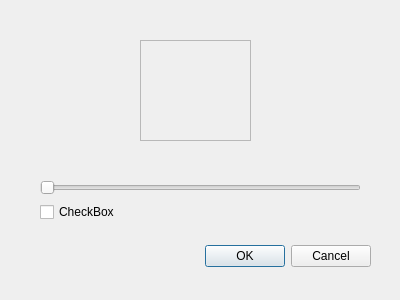
<?xml version="1.0" encoding="UTF-8"?>
<ui version="4.0">
 <class>TestDialog</class>
 <widget class="QDialog" name="TestDialog">
  <property name="geometry">
   <rect>
    <x>0</x>
    <y>0</y>
    <width>400</width>
    <height>300</height>
   </rect>
  </property>
  <property name="windowTitle">
   <string>Dialog</string>
  </property>
  <widget class="QDialogButtonBox" name="buttonBox">
   <property name="geometry">
    <rect>
     <x>30</x>
     <y>240</y>
     <width>341</width>
     <height>32</height>
    </rect>
   </property>
   <property name="orientation">
    <enum>Qt::Orientation::Horizontal</enum>
   </property>
   <property name="standardButtons">
    <set>QDialogButtonBox::StandardButton::Cancel|QDialogButtonBox::StandardButton::Ok</set>
   </property>
  </widget>
  <widget class="QSlider" name="horizontalSlider">
   <property name="geometry">
    <rect>
     <x>40</x>
     <y>180</y>
     <width>321</width>
     <height>16</height>
    </rect>
   </property>
   <property name="maximum">
    <number>100</number>
   </property>
   <property name="orientation">
    <enum>Qt::Orientation::Horizontal</enum>
   </property>
  </widget>
  <widget class="SpinnerWidget" name="spinner">
   <property name="geometry">
    <rect>
     <x>140</x>
     <y>40</y>
     <width>111</width>
     <height>101</height>
    </rect>
   </property>
   <property name="frameShape">
    <enum>QFrame::Shape::StyledPanel</enum>
   </property>
   <property name="frameShadow">
    <enum>QFrame::Shadow::Raised</enum>
   </property>
  </widget>
  <widget class="QCheckBox" name="checkBox">
   <property name="geometry">
    <rect>
     <x>40</x>
     <y>200</y>
     <width>85</width>
     <height>24</height>
    </rect>
   </property>
   <property name="text">
    <string>CheckBox</string>
   </property>
  </widget>
 </widget>
 <customwidgets>
  <customwidget>
   <class>SpinnerWidget</class>
   <extends>QFrame</extends>
   <header>Kanoop/gui/widgets/spinnerwidget.h</header>
   <container>1</container>
  </customwidget>
 </customwidgets>
 <resources/>
 <connections>
  <connection>
   <sender>buttonBox</sender>
   <signal>accepted()</signal>
   <receiver>TestDialog</receiver>
   <slot>accept()</slot>
   <hints>
    <hint type="sourcelabel">
     <x>248</x>
     <y>254</y>
    </hint>
    <hint type="destinationlabel">
     <x>157</x>
     <y>274</y>
    </hint>
   </hints>
  </connection>
  <connection>
   <sender>buttonBox</sender>
   <signal>rejected()</signal>
   <receiver>TestDialog</receiver>
   <slot>reject()</slot>
   <hints>
    <hint type="sourcelabel">
     <x>316</x>
     <y>260</y>
    </hint>
    <hint type="destinationlabel">
     <x>286</x>
     <y>274</y>
    </hint>
   </hints>
  </connection>
 </connections>
</ui>
